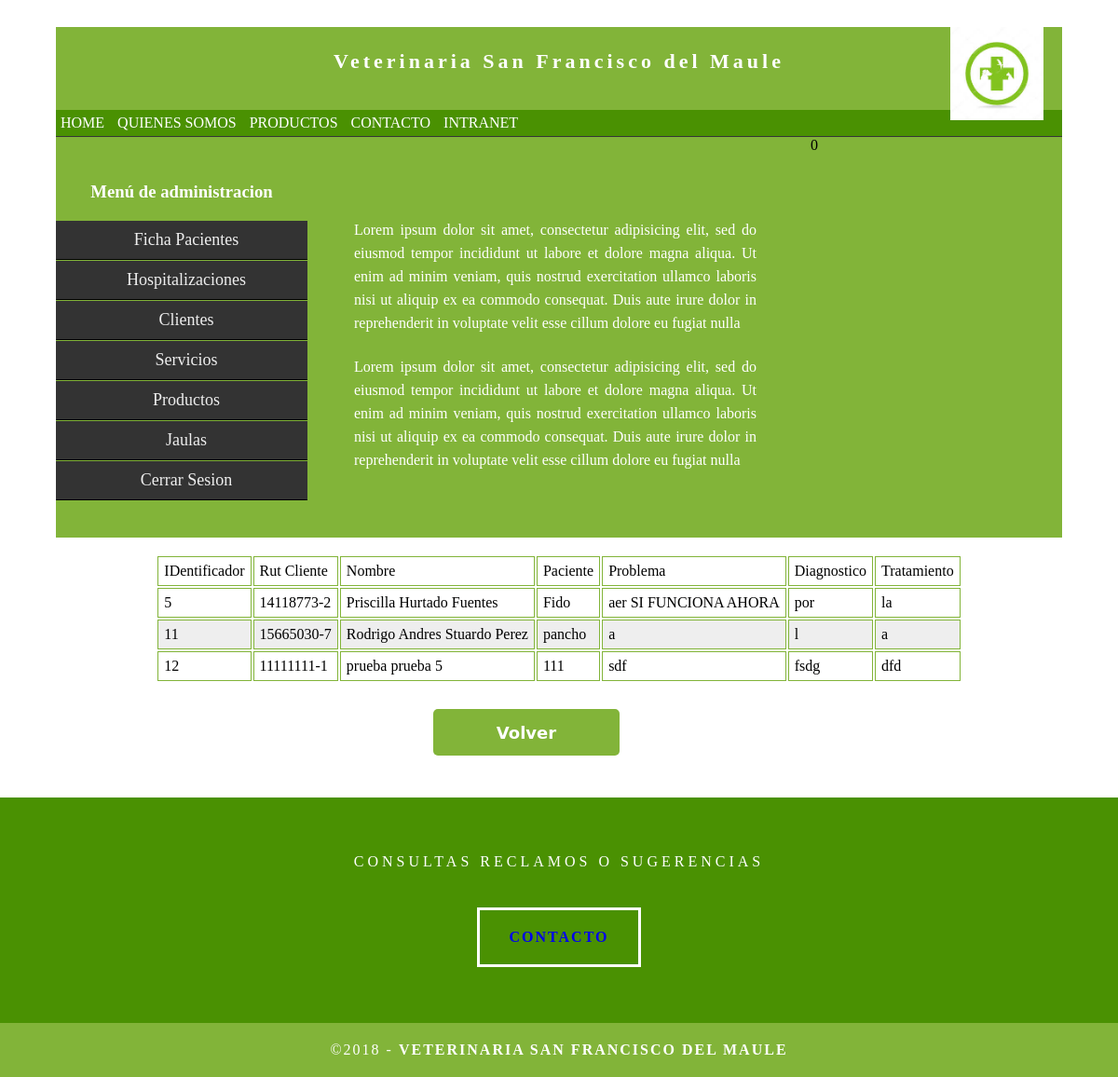
The page /int_medico/0Fichas/r_ficha.php (signed in) on the database its author committed.
### tables this page shows
CREATE TABLE `pt_tbficha` (
  `id_ficha` int(6) NOT NULL,
  `id_cl` varchar(10) NOT NULL,
  `no_mas` varchar(30) NOT NULL,
  `nom_cl` varchar(50) NOT NULL,
  `ho_ticket` time NOT NULL,
  `fe_ticket` date NOT NULL,
  `pro_ficha` varchar(100) NOT NULL,
  `dia_ficha` varchar(250) NOT NULL,
  `tra_ficha` varchar(250) NOT NULL,
  `obs_ficha` varchar(250) NOT NULL
);

### modelo.php (called while the page is built, shortened)
<?php
class modelo{
    public function __construct(){
        $this->_db=new mysqli(DB_HOST, DB_USER, DB_PASS, DB_NAME);
    }
}
?>

### servicio.php (called while the page is built, shortened)
<?php
require_once('modelo.php');
class ficha extends modelo{
     public function listaficha(){
            $sql="SELECT * FROM pt_tbficha";
            $resultado=$this->_db->query($sql);
            $usuarios=$resultado->fetch_all(MYSQLI_ASSOC);
            if ($usuarios){
                return $usuarios;
            }
        }
}

### int_medico/0Fichas/r_ficha.php (the view, shortened to what this page needs)
<?php
if(!isset($_SESSION['nombre']) && !isset($_SESSION['password'])){
    require("../error.php");
    print '<script language="JavaScript">';
    print 'alert("No tiene permisos para acceder a esa pagina");';
    print '</script>';
} else{
?>
<!DOCTYPE html>
<html>
    <head>
            <link href="../../css/estilo.css" rel="stylesheet" type="text/css">
            <link href="../../css/submenu.css" rel="stylesheet" type="text/css">
            <link href='../../css/form_resp.css' rel='stylesheet' type='text/css'/>
            <link href='../../css/tabla_resp.css' rel='stylesheet' type='text/css'/>
    </head>
    <body>
        <div class="container">
          <header class="header">
            <a href="../index.php"><img src="../../image/logo.jpg" width="100"></a>
            <h4 class="logo">Veterinaria San Francisco del Maule</h4>
        </header>
    <section class="intro">
            <div class="column">
                    <br>
                    <br>
                    <p>Lorem ipsum dolor sit amet, consectetur adipisicing elit, sed do eiusmod tempor incididunt ut labore et dolore magna aliqua. Ut enim ad minim veniam, quis nostrud exercitation ullamco laboris nisi ut aliquip ex ea commodo consequat. Duis aute irure dolor in reprehenderit in voluptate velit esse cillum dolore eu fugiat nulla </p>
                    <p>Lorem ipsum dolor sit amet, consectetur adipisicing elit, sed do eiusmod tempor incididunt ut labore et dolore magna aliqua. Ut enim ad minim veniam, quis nostrud exercitation ullamco laboris nisi ut aliquip ex ea commodo consequat. Duis aute irure dolor in reprehenderit in voluptate velit esse cillum dolore eu fugiat nulla</p>
            </div>
        </section>
    <div class="gallery" align="left">
         <?php
        require_once "../../servicio.php";
        $usuarioModel = new ficha();
        $reg = $usuarioModel->listaficha();
        if ($reg){
        ?>
        <div><br>
        <table align="center">
            <thead>
                <tr>
                    <td>IDentificador</td>
                    <td>Rut Cliente </td>
                    <td>Nombre</td>
                    <td>Paciente</td>
                    <td>Problema</td>
                    <td>Diagnostico</td>
                    <td>Tratamiento</td>
                </tr>
            </thead>
            <tbody>
        <?php
            foreach ($reg as $row):
        ?>
             <tr>
                    <td><?php echo $row['id_ficha']; ?></td>
                    <td><?php echo $row['id_cl']; ?></td>
                    <td><?php echo $row['nom_cl']; ?></td>
                    <td><?php echo $row['no_mas']; ?></td>
                    <td><?php echo $row['pro_ficha']; ?></td>
                    <td><?php echo $row['dia_ficha']; ?></td>
                    <td><?php echo $row['tra_ficha']; ?></td>
                </tr>
            <?php
                endforeach;
            ?>
        <?php } ?>
            </tbody>
        </table>
        </div>
        <br>
        <form id="loginform" action="../index.php">
            <input class="loginbutton" type="submit" value="Volver" />
        </form>
        </div>
    </div>
</body>
</html>
<?php } ?>

### css/estilo.css (style rules this page uses)
body { font-family: Cambria, "Hoefler Text", "Liberation Serif", Times, "Times New Roman", serif; background-color: #FFFFFF; margin: 0; }
.container { width: 90%; margin-left: auto; margin-right: auto; background-color: #FFFFFF; }
header { width: 100%; height: 12%; background-color: #82b439; border-bottom: 1px solid #353635; }
header img { margin-left: 80%; position:absolute; }
header nav { background:#4a9102; }
header nav ul { margin:0; padding:0; }
header nav ul li { list-style:none; display: inline-block; }
header nav ul li a { color:#fff; display: block; padding: 5px; text-decoration:none; }
.logo { color: #fff; font-weight: bold; margin-left: auto; letter-spacing: 4px; margin-right: auto; text-align: center; padding-top: 15px; line-height: 2em; font-size: 22px; }
.hero_header { color: #FFFFFF; text-align: center; margin: 0; letter-spacing: 4px; }
.gallery { clear: both; display: inline-block; width: 100%; background-color: #FFFFFF; padding-bottom: 35px; padding-top: 0px; margin-top: -5px; margin-bottom: 0px; }
#loginform { margin:auto; width:270px; background: #FFF; }
.loginbutton { background-color:#4a9102; border-radius:5px/5px; -webkit-border-radius:5px/5px; -moz-border-radius:5px/5px; color:#FFF; display:inline-block; font-family:"Lucida Grande", "Lucida Sans Unicode", "Lucida Sans", "DejaVu Sans", Verdana, sans-serif; font-size:18px; font-weight:bold; width:270px; text-align:center; line-height:50px; text-decoration:none; height:50px; margin-top:20px; margin-bottom:20px; border:none; outline:0; cursor: pointer; }
table tr { background-color: #eee; }
table tr:nth-child(even) { background-color: #eee; }
table tr:nth-child(odd) { background-color: #fff; }
td, th { padding: 6px; border: 1px solid #82b439; text-align: left; }
.intro { background-color: #FFFFFF; padding-bottom: 35px; }
.column { width: 50%; text-align: center; padding-top: 30px; float: left; }
.lateral { width: 25%; text-align: center; padding-top: 30px; float: left; }
.intro .lateral h3 { color: #FFFFFF; text-align: center; }
.intro .column p { color: #FFFFFF; }
.intro .column p { padding-left: 30px; padding-right: 30px; text-align: justify; line-height: 25px; font-weight: lighter; margin-left: 20px; margin-right: 20px; width: 80%; margin-top: 4%; }
.button { width: 150px; margin-top: 40px; margin-right: auto; margin-bottom: auto; margin-left: auto; padding-top: 20px; padding-right: 10px; padding-bottom: 20px; padding-left: 10px; text-align: center; vertical-align: middle; border-radius: 0px; text-transform: uppercase; font-weight: bold; letter-spacing: 2px; border: 3px solid #FFFFFF; color: #FFFFFF; transition: all 0.3s linear; }
.button a { text-decoration:none; }
.copyright { text-align: center; padding-top: 20px; padding-bottom: 20px; background-color: #82b439; color: #FFFFFF; text-transform: uppercase; font-weight: lighter; letter-spacing: 2px; border-top-width: 2px; }
footer { background-color: #4a9102; padding-top: 60px; padding-bottom: 60PX; }
.intro { display: inline-block; background-color: #82b439; }

### css/submenu.css (style rules this page uses)
ul.acorh, ul.acorh * { margin: 0; padding: 0; border: 0; }
ul.acorh { margin: 10px auto; padding: 0; list-style: none; width: 100%; font-size: 18px; }
ul.acorh li { list-style: none; }
ul.acorh li a { display: block; padding: 10px 10px 10px 20px; background: #333; color: #eee; border-bottom: 1px solid #000; border-top: 1px solid #82b439; text-decoration: none; box-sizing: border-box; }

### css/form_resp.css (style rules this page uses)
input[type=submit],[type=reset] { background-color:#82b439; border-radius:5px/5px; -webkit-border-radius:5px/5px; -moz-border-radius:5px/5px; color:#FFF; display:inline-block; font-family:"Lucida Grande", "Lucida Sans Unicode", "Lucida Sans", "DejaVu Sans", Verdana, sans-serif; font-size:18px; font-weight:bold; width:200px; text-align:center; line-height:50px; text-decoration:none; height:50px; margin-top:10px; margin-bottom:10px; border:none; outline:0; cursor: pointer; }

### rows shown on the page
pt_tbficha: id_ficha "5", id_cl "14118773-2", nom_cl "Priscilla Hurtado Fuentes", no_mas "Fido", pro_ficha "aer SI FUNCIONA AHORA", dia_ficha "por", tra_ficha "la"
pt_tbficha: id_ficha "11", id_cl "15665030-7", nom_cl "Rodrigo Andres Stuardo Perez", no_mas "pancho", pro_ficha "a", dia_ficha "l", tra_ficha "a"
pt_tbficha: id_ficha "12", id_cl "11111111-1", nom_cl "prueba prueba 5", no_mas "111", pro_ficha "sdf", dia_ficha "fsdg", tra_ficha "dfd"
